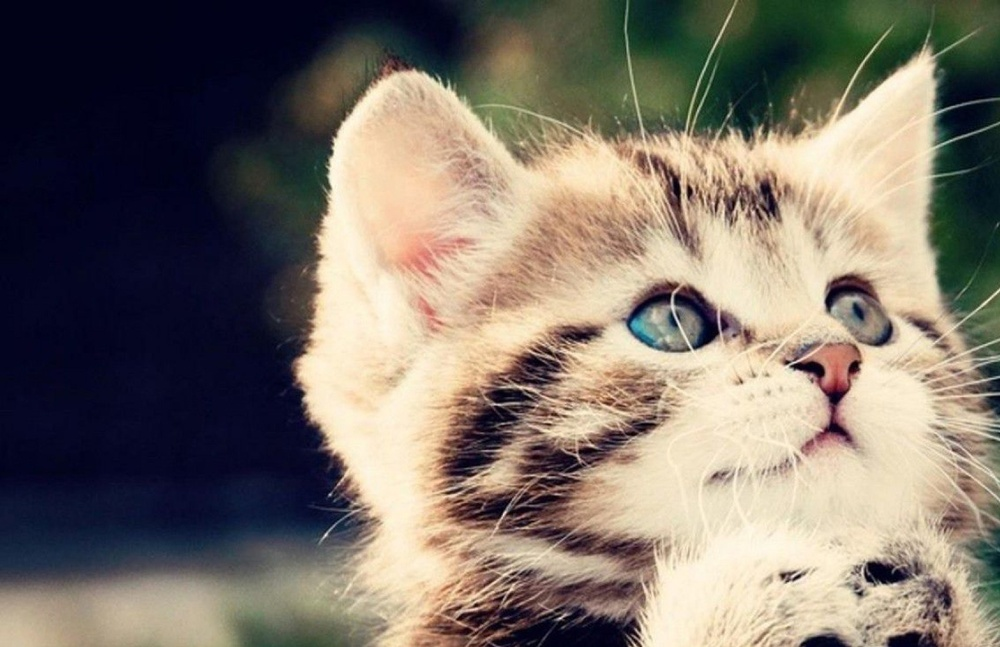
#> input picture Ass5/Submission HARNEET_SINGH_400110275/Impl_3/image2_1.jpg, 1000 x 647 px, shrunk from 1700 x 1100 before the run
$ python impl_3.py
#> lines starting #> are read from the running program, lines starting #| are printed output that depends on the picture
import cv2
import numpy as np
import matplotlib.pyplot as plt

# read given images
img21Color = cv2.imread("image2_1.jpg")
#> img21Color is the input picture: shape (647, 1000, 3); mean B, G, R 105.6, 115.1, 124.3
img22Color = cv2.imread("image2_2.jpg")
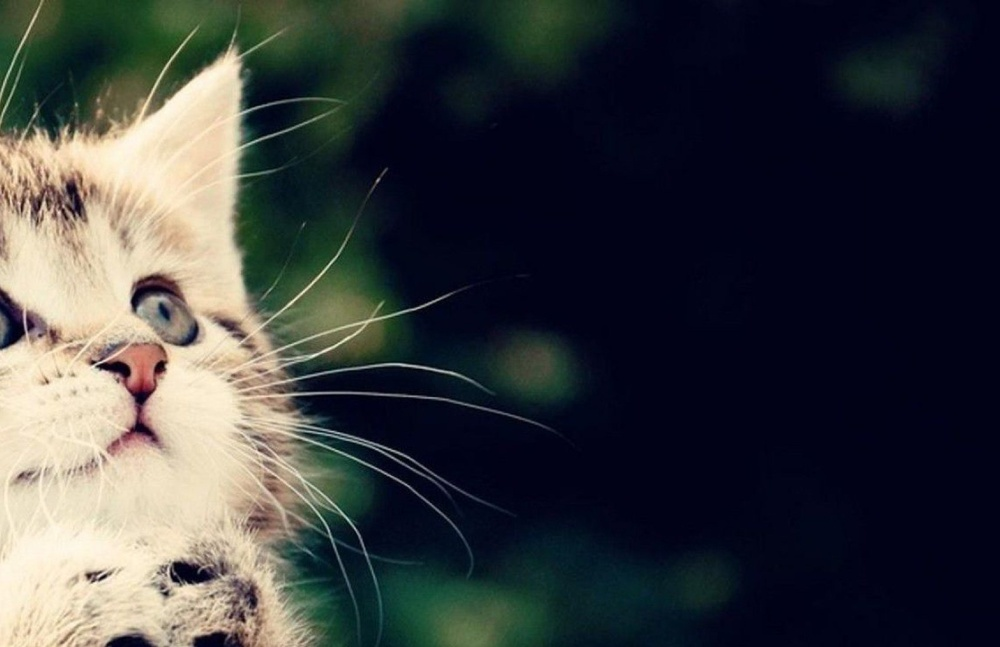
#> input picture Ass5/Submission HARNEET_SINGH_400110275/Impl_3/image2_2.jpg, 1000 x 647 px, shrunk from 1700 x 1100 before the run
#> img22Color is the input picture: shape (647, 1000, 3); mean B, G, R 61.9, 59.3, 57
img23Color = cv2.imread("image2_3.jpg")
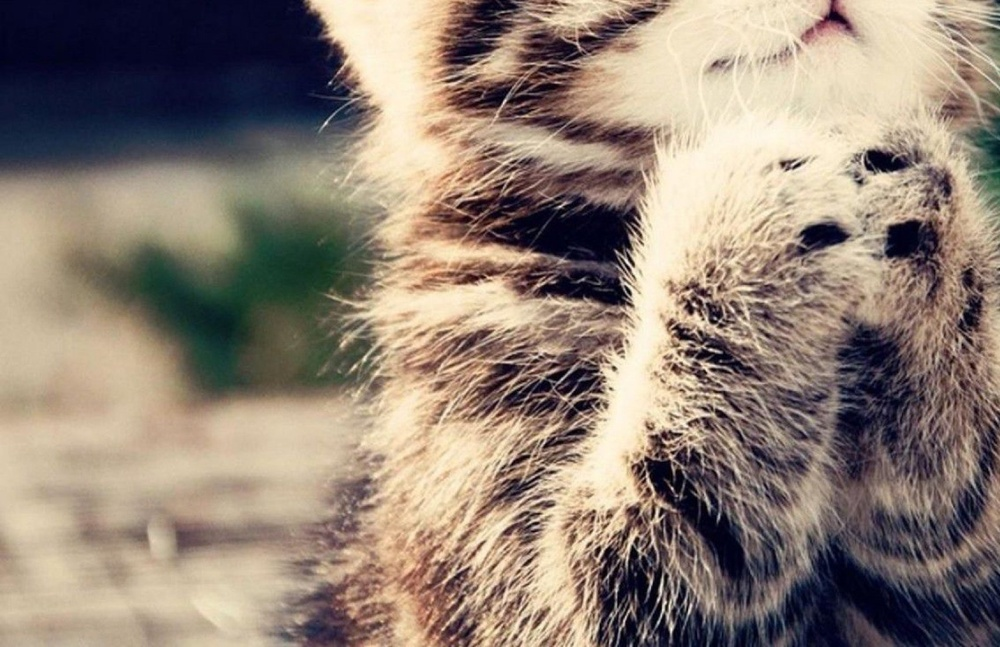
#> input picture Ass5/Submission HARNEET_SINGH_400110275/Impl_3/image2_3.jpg, 1000 x 647 px, shrunk from 1700 x 1100 before the run
#> img23Color is the input picture: shape (647, 1000, 3); mean B, G, R 117.8, 130.3, 145.2
img24Color = cv2.imread("image2_4.jpg")
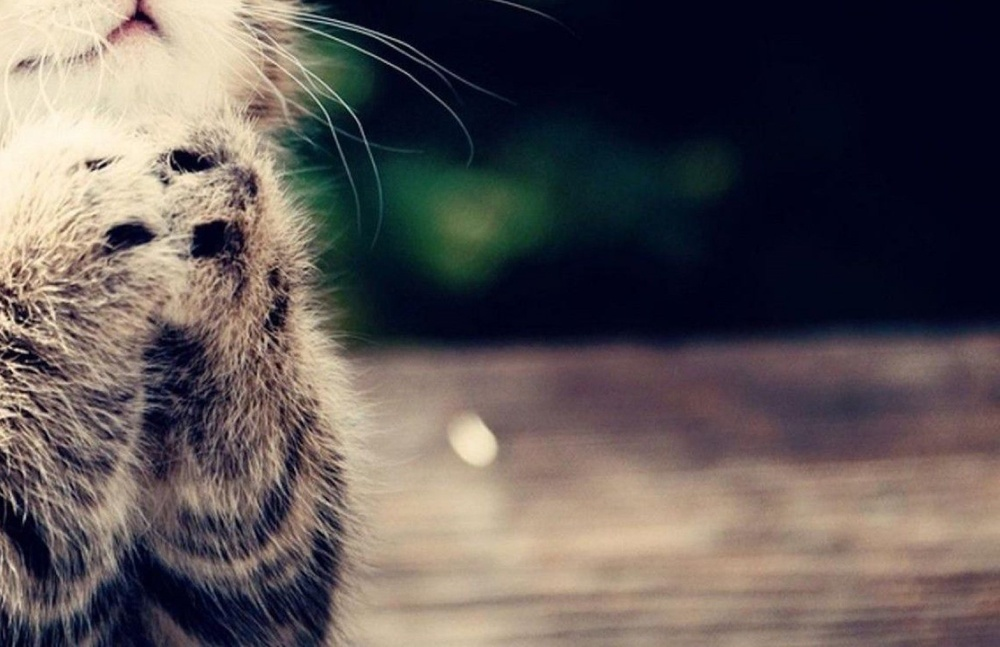
#> input picture Ass5/Submission HARNEET_SINGH_400110275/Impl_3/image2_4.jpg, 1000 x 647 px, shrunk from 1700 x 1100 before the run
#> img24Color is the input picture: shape (647, 1000, 3); mean B, G, R 85.5, 86.1, 94
img1 = cv2.cvtColor(img21Color, cv2.COLOR_BGR2GRAY)
img2 = cv2.cvtColor(img22Color, cv2.COLOR_BGR2GRAY)
img3 = cv2.cvtColor(img23Color, cv2.COLOR_BGR2GRAY)
img4 = cv2.cvtColor(img24Color, cv2.COLOR_BGR2GRAY)


# this function will use SIFT to find keypoints and descriptors
def detectAndDescribe(img):
    descriptor = cv2.SIFT_create()

    # get keypoints and descriptors
    kps, features = descriptor.detectAndCompute(img, None)
#> kps = 3816 keypoints; strongest (x, y, size): (879, 572, 17.9), (854, 367, 8.4), (835, 395, 13.8), (798, 577, 3.1)
    return kps, features


# getting the keypoints and features of all the images
kps1, features1 = detectAndDescribe(img1)
#> kps1 has the same summary as kps in detectAndDescribe
kps2, features2 = detectAndDescribe(img2)
#> in detectAndDescribe (call 2), `kps, features = descriptor.detectAndCompute(img, None)`: kps = 1804 keypoints; strongest (x, y, size): (185, 572, 17.8), (160, 367, 8.4), (141, 395, 13.8), (104, 577, 3.1)
#> kps2 has the same summary as kps in detectAndDescribe
kps3, features3 = detectAndDescribe(img3)
#> in detectAndDescribe (call 3), `kps, features = descriptor.detectAndCompute(img, None)`: kps = 8065 keypoints; strongest (x, y, size): (824, 235, 22.5), (879, 160, 17.9), (711, 350, 2.7), (614, 368, 3.4)
#> kps3 has the same summary as kps in detectAndDescribe
kps4, features4 = detectAndDescribe(img4)
#> in detectAndDescribe (call 4), `kps, features = descriptor.detectAndCompute(img, None)`: kps = 4104 keypoints; strongest (x, y, size): (185, 160, 17.8), (17, 350, 2.7), (104, 165, 3.1), (215, 241, 31.8)
#> kps4 has the same summary as kps in detectAndDescribe
# print(f'feature shape of feature 1 is {features1.shape}')
# print(f'{features1=}')


# function is used to display keypoints on the image (shows gradient: strength and orientation)
def drawKeyPoints(img, kps):
    img = cv2.drawKeypoints(img, kps, None, flags=cv2.DRAW_MATCHES_FLAGS_DRAW_RICH_KEYPOINTS)
    return img

# calling functions to draw gradients for all images
img1_kps = drawKeyPoints(img1, kps1)
img2_kps = drawKeyPoints(img2, kps2)
img3_kps = drawKeyPoints(img3, kps3)
img4_kps = drawKeyPoints(img4, kps4)
#> in drawKeyPoints (call 4), `img = cv2.drawKeypoints(img, kps, None, flags=cv2.DRAW_MATCHES_FLAGS_D..`:
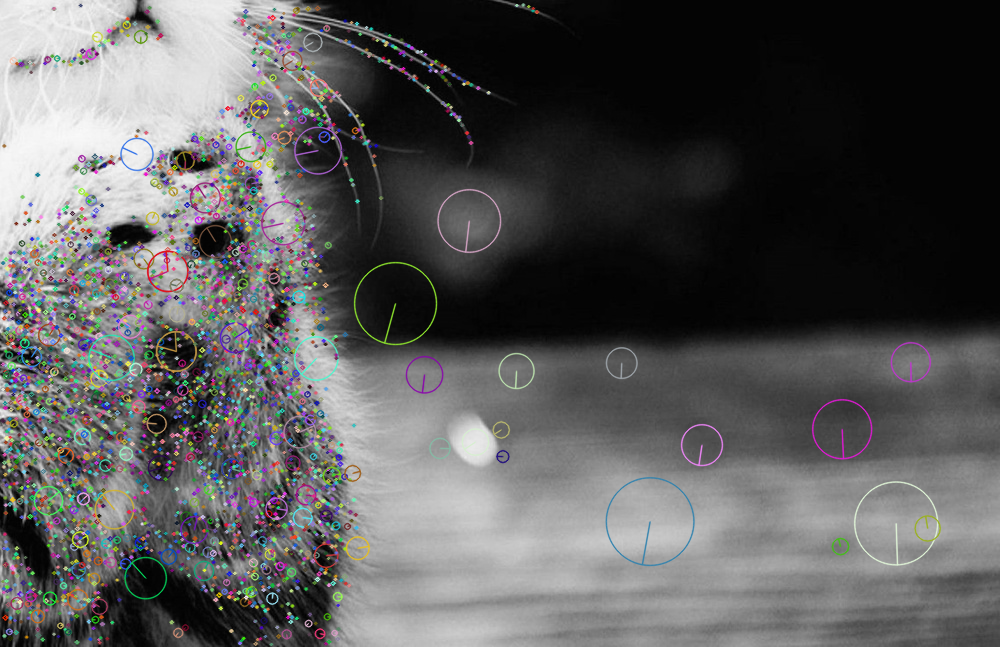
#> img: shape (647, 1000, 3); mean of channels 0, 1, 2 89.8, 89.7, 90.1; drawn as B, G, R

# [12 lines of commented-out code are left out]
bf = cv2.BFMatcher(cv2.NORM_L2, crossCheck=True)


# function matches the features between two images and
# computes distance between the features
def bruteForceMatcher(feat1, feat2):
    # Match descriptors.
    matches = bf.match(feat1, feat2)
#> matches = 1282 matches
    # Sort them in the order of their distance.
    matches = sorted(matches, key=lambda x: x.distance)

    return matches

# calling function to match features between all pairs of images
matchesImg12 = bruteForceMatcher(features1, features2)
#> matchesImg12 = 1282 matches
matchesImg13 = bruteForceMatcher(features1, features3)
#> in bruteForceMatcher (call 2), `matches = bf.match(feat1, feat2)`: matches = 2134 matches
#> matchesImg13 = 2134 matches
matchesImg14 = bruteForceMatcher(features1, features4)
#> in bruteForceMatcher (call 3), `matches = bf.match(feat1, feat2)`: matches = 1347 matches
#> matchesImg14 = 1347 matches
matchesImg23 = bruteForceMatcher(features2, features3)
#> in bruteForceMatcher (call 4), `matches = bf.match(feat1, feat2)`: matches = 989 matches
#> matchesImg23 = 989 matches
matchesImg24 = bruteForceMatcher(features2, features4)
#> in bruteForceMatcher (call 5), `matches = bf.match(feat1, feat2)`: matches = 971 matches
#> matchesImg24 = 971 matches
matchesImg34 = bruteForceMatcher(features3, features4)
#> in bruteForceMatcher (call 6), `matches = bf.match(feat1, feat2)`: matches = 3180 matches
#> matchesImg34 = 3180 matches


# function is used to plot the matched points on two images
def drawMatchedImages(matches, image1, kp1, image2, kp2):
    # Draw first 100 matches.
    matchedImg = cv2.drawMatches(image1, kp1, image2, kp2, matches[:100],
                                 None, flags=cv2.DrawMatchesFlags_NOT_DRAW_SINGLE_POINTS)
    plt.figure(figsize=(20, 10))
    plt.imshow(matchedImg)
    plt.show()


# [10 lines of commented-out code are left out]
def getHomography(kpsA, kpsB, featuresA, featuresB, matches, reprojThresh):
    # convert the keypoints to numpy arrays
#> called with reprojThresh = 4
    kpsA = np.float32([kp.pt for kp in kpsA])
#> kpsA = 3816 pairs, first value 278.2 to 997, second value 3.63 to 644.1
    kpsB = np.float32([kp.pt for kp in kpsB])
#> kpsB = 1804 pairs, first value 2.47 to 885.1, second value 3.56 to 643.8

    if len(matches) > 4:

        # construct the two sets of points
        ptsA = np.float32([kpsA[m.queryIdx] for m in matches])
#> ptsA = 1282 pairs, first value 278.5 to 996.7, second value 3.63 to 643.8
        ptsB = np.float32([kpsB[m.trainIdx] for m in matches])
#> ptsB = 1282 pairs, first value 2.64 to 885.1, second value 3.56 to 643.8

        # estimate the homography between the sets of points
        H, stat = cv2.findHomography(ptsA, ptsB, cv2.RANSAC, reprojThresh)
#> H = [[1, 4.59e-05, -694], [-0.000145, 1, 0.0682], [-3.34e-07, 3.65e-07, 1]]; stat = 1282 values, max 1 at index 0, min 0 at index 615, mean 0.878

        return matches, H, stat
    else:
        return None

# getting homography matrix for each pair of images
# ideally, to reduce computation, we would only need to compute this step 3 times but
# to see the matches between all the images, I am getting H matrix for all the pairs
matches12, HomographyMat12, status12 = getHomography(kps1, kps2, features1, features2, matchesImg12, 4)
#> matches12 = 1282 matches; HomographyMat12 has the same summary as H in getHomography; status12 has the same summary as stat in getHomography
matches13, HomographyMat13, status13 = getHomography(kps1, kps3, features1, features3, matchesImg13, 4)
#> matches13 = 2134 matches; HomographyMat13 = [[1, -4.23e-05, -0.0601], [1.34e-05, 1, -411.8], [1.38e-07, 8.36e-08, 1]]; status13 = 2134 values, max 1 at index 0, min 0 at index 1145, mean 0.671
matches14, HomographyMat14, status14 = getHomography(kps1, kps4, features1, features4, matchesImg14, 4)
#> matches14 = 1347 matches; HomographyMat14 = [[1, -0.000131, -695], [1.07e-05, 1, -412.1], [1.04e-06, 7.61e-08, 1]]; status14 = 1347 values, max 1 at index 0, min 0 at index 47, mean 0.365
matches23, HomographyMat23, status23 = getHomography(kps2, kps3, features2, features3, matchesImg23, 4)
#> matches23 = 989 matches; HomographyMat23 = [[1, -0.000387, 694.2], [-5.28e-05, 1, -411.7], [5.6e-08, -2.91e-07, 1]]; status23 = 989 values, max 1 at index 0, min 0 at index 381, mean 0.507
matches24, HomographyMat24, status24 = getHomography(kps2, kps4, features2, features4, matchesImg24, 4)
#> matches24 = 971 matches; HomographyMat24 = [[1, -9.25e-05, 0.0187], [1.72e-06, 1, -411.8], [-2.04e-08, 4.42e-07, 1]]; status24 = 971 values, max 1 at index 0, min 0 at index 68, mean 0.655
matches34, HomographyMat34, status34 = getHomography(kps3, kps4, features3, features4, matchesImg34, 4)
#> matches34 = 3180 matches; HomographyMat34 = [[1, -3.33e-06, -694.2], [1.75e-05, 1, -0.0159], [9.78e-08, 4.59e-08, 1]]; status34 = 3180 values, max 1 at index 0, min 0 at index 2394, mean 0.899
# [9 lines of commented-out code are left out]
def warpImages(image1, image2, H_Mat):
    rows1, cols1 = image1.shape[:2]
#> rows1 = 647; cols1 = 1000
    rows2, cols2 = image2.shape[:2]
#> rows2 = 647; cols2 = 1000

    list_of_points_1 = np.float32([[0, 0], [0, rows1], [cols1, rows1], [cols1, 0]]).reshape(-1, 1, 2)
    temp_points = np.float32([[0, 0], [0, rows2], [cols2, rows2], [cols2, 0]]).reshape(-1, 1, 2)

    # When we have established a homography we need to warp perspective
    # Change field of view
    list_of_points_2 = cv2.perspectiveTransform(temp_points, H_Mat)
#> list_of_points_2 = [[-694, 0.0682], [-693.8, 646.9], [305.9, 647], [305.9, -0.0766]]

    list_of_points = np.concatenate((list_of_points_1, list_of_points_2), axis=0)
#> list_of_points = [[0, 0], [0, 647], [1000, 647], [1000, 0], [-694, 0.0682], [-693.8, 646.9], [305.9, 647], [305.9, -0.0766]]

    [x_min, y_min] = np.int32(list_of_points.min(axis=0).ravel() - 0.5)
#> x_min = -694; y_min = 0
    [x_max, y_max] = np.int32(list_of_points.max(axis=0).ravel() + 0.5)
#> x_max = 1000; y_max = 647
    translation_dist = [-x_min, -y_min]
#> translation_dist = [694, 0]

    H_translation = np.array([[1, 0, translation_dist[0]], [0, 1, translation_dist[1]], [0, 0, 1]])
#> H_translation = [[1, 0, 694], [0, 1, 0], [0, 0, 1]]
    # print(H_translation)

    outputImg = cv2.warpPerspective(image1, H_translation.dot(H_Mat), (x_max - x_min, y_max - y_min))
    outputImg[translation_dist[1]:rows1 + translation_dist[1], translation_dist[0]:cols1 + translation_dist[0]] = image2

    return outputImg

# calling warpImages to warp each pair of image (ideally, we would only need 2 but I wanted to see the results)
warpImages12 = warpImages(img21Color, img22Color, HomographyMat12)
warpImages13 = warpImages(img21Color, img23Color, HomographyMat13)
warpImages14 = warpImages(img21Color, img24Color, HomographyMat14)
warpImages23 = warpImages(img22Color, img23Color, HomographyMat23)
warpImages24 = warpImages(img22Color, img24Color, HomographyMat24)
#> in warpImages (call 5), `list_of_points_2 = cv2.perspectiveTransform(temp_points, H_Mat)`: list_of_points_2 = [[0.0187, -411.8], [-0.0411, 235.3], [1000.1, 235.3], [1000.4, -411.8]]
#> in warpImages (call 5), `list_of_points = np.concatenate((list_of_points_1, list_of_points_2), ..`: list_of_points = [[0, 0], [0, 647], [1000, 647], [1000, 0], [0.0187, -411.8], [-0.0411, 235.3], [1000.1, 235.3], [1000.4, -411.8]]
#> in warpImages (call 5), `[x_max, y_max] = np.int32(list_of_points.max(axis=0).ravel() + 0.5)`: x_max = 1000
#> in warpImages (call 5), `outputImg[translation_dist[1]:rows1 + translation_dist[1], translation..`:
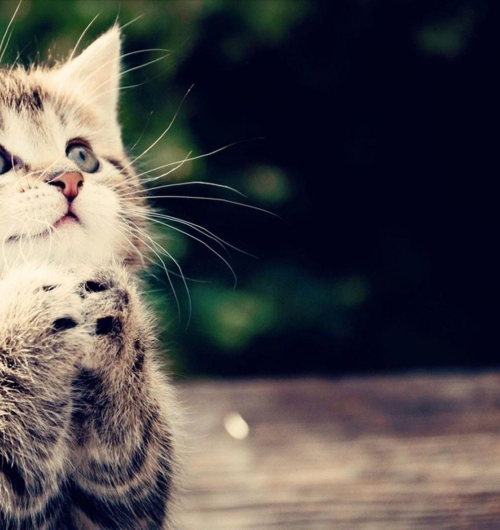
#> outputImg: shape (1059, 1000, 3) (shown at 1/2 size); mean B, G, R 73.7, 72.9, 76.9
warpImages34 = warpImages(img23Color, img24Color, HomographyMat34)
#> in warpImages (call 6), `list_of_points_2 = cv2.perspectiveTransform(temp_points, H_Mat)`: list_of_points_2 = [[-694.2, -0.0159], [-694.2, 647], [305.9, 647], [305.9, 0.00169]]
#> in warpImages (call 6), `list_of_points = np.concatenate((list_of_points_1, list_of_points_2), ..`: list_of_points = [[0, 0], [0, 647], [1000, 647], [1000, 0], [-694.2, -0.0159], [-694.2, 647], [305.9, 647], [305.9, 0.00169]]
#> in warpImages (call 6), `[x_min, y_min] = np.int32(list_of_points.min(axis=0).ravel() - 0.5)`: x_min = -694; y_min = 0
#> in warpImages (call 6), `translation_dist = [-x_min, -y_min]`: translation_dist = [694, 0]
#> in warpImages (call 6), `H_translation = np.array([[1, 0, translation_dist[0]], [0, 1, translat..`: H_translation = [[1, 0, 694], [0, 1, 0], [0, 0, 1]]
#> in warpImages (call 6), `outputImg[translation_dist[1]:rows1 + translation_dist[1], translation..`:
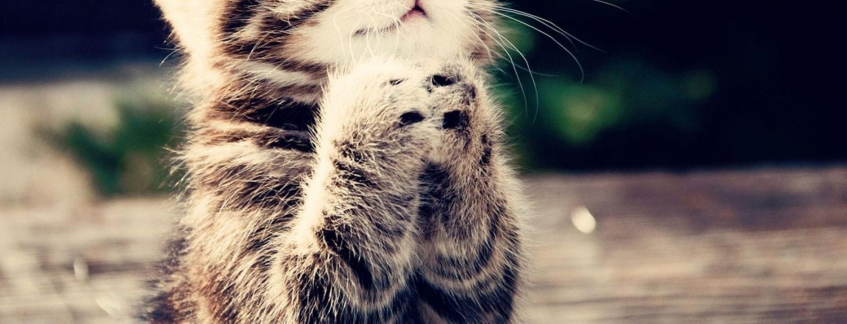
#> outputImg: shape (647, 1694, 3) (shown at 1/2 size); mean B, G, R 98.6, 104.9, 115.9

# [9 lines of commented-out code are left out]
kps12, features12 = detectAndDescribe(warpImages12)
#> in detectAndDescribe (call 5), `kps, features = descriptor.detectAndCompute(img, None)`: kps = 4157 keypoints; strongest (x, y, size): (879, 572, 17.9), (854, 367, 8.4), (835, 395, 13.8), (798, 577, 3.1)
#> kps12 has the same summary as kps in detectAndDescribe
kps34, features34 = detectAndDescribe(warpImages34)
#> in detectAndDescribe (call 6), `kps, features = descriptor.detectAndCompute(img, None)`: kps = 8467 keypoints; strongest (x, y, size): (823, 235, 22.5), (879, 160, 17.9), (711, 350, 2.7), (614, 368, 3.4)
#> kps34 has the same summary as kps in detectAndDescribe
matchesImg1234 = bruteForceMatcher(features12, features34)
#> in bruteForceMatcher (call 7), `matches = bf.match(feat1, feat2)`: matches = 2287 matches
#> matchesImg1234 = 2287 matches
matches1234, HomographyMat1234, status1234 = getHomography(kps12, kps34, features12, features34, matchesImg1234, 4)
#> matches1234 = 2287 matches; HomographyMat1234 = [[1, 6.92e-05, -0.341], [3.33e-05, 1, -411.9], [3.15e-07, 3.33e-07, 1]]; status1234 = 2287 values, max 1 at index 0, min 0 at index 147, mean 0.664
warpImages1234 = warpImages(warpImages12, warpImages34, HomographyMat1234)
#> in warpImages (call 7), `list_of_points_2 = cv2.perspectiveTransform(temp_points, H_Mat)`: list_of_points_2 = [[-0.341, -411.9], [-0.296, 235.3], [1693.8, 235.3], [1694.1, -411.7]]
#> in warpImages (call 7), `list_of_points = np.concatenate((list_of_points_1, list_of_points_2), ..`: list_of_points = [[0, 0], [0, 647], [1694, 647], [1694, 0], [-0.341, -411.9], [-0.296, 235.3], [1693.8, 235.3], [1694.1, -411.7]]
#> in warpImages (call 7), `[x_min, y_min] = np.int32(list_of_points.min(axis=0).ravel() - 0.5)`: x_min = 0; y_min = -412
#> in warpImages (call 7), `[x_max, y_max] = np.int32(list_of_points.max(axis=0).ravel() + 0.5)`: x_max = 1694
#> in warpImages (call 7), `translation_dist = [-x_min, -y_min]`: translation_dist = [0, 412]
#> in warpImages (call 7), `H_translation = np.array([[1, 0, translation_dist[0]], [0, 1, translat..`: H_translation = [[1, 0, 0], [0, 1, 412], [0, 0, 1]]
#> in warpImages (call 7), `outputImg[translation_dist[1]:rows1 + translation_dist[1], translation..`:
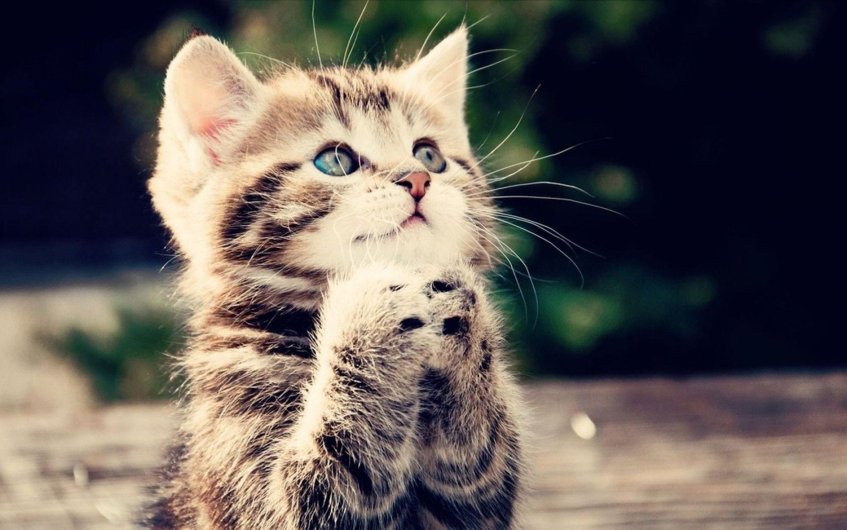
#> outputImg: shape (1059, 1694, 3) (shown at 1/2 size); mean B, G, R 86.5, 90.3, 97.9
warpImages1234 = cv2.cvtColor(warpImages1234, cv2.COLOR_BGR2RGB)
# plt.imshow(warpImages1234, cmap='gray', vmin=0, vmax=255)
plt.imshow(warpImages1234)
plt.show()

# [5 lines of commented-out code are left out]
